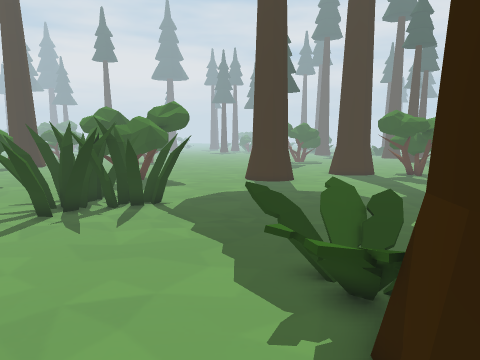
[1] (above)

17 first-person views from a walk through a Unity game level. The camera is 1.5 m above the floor, tilts 10° down and sees 70° across. The floor is counted in squares, 0.5 m on a side. Each view is taken from the middle of a square. On the plan, view 1 faces up. The plan holds only what a view shows up to about 20 squares ahead; the rest is blank. The place goes on beyond the plan. The player character is not drawn. Some animated figures are left out.

[2]
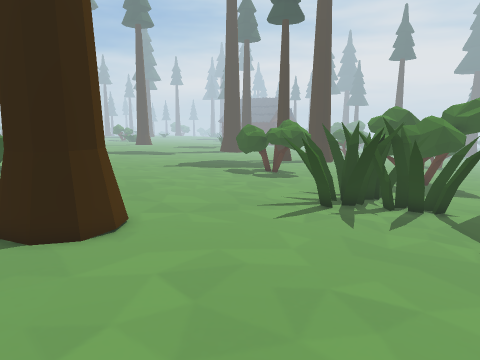

[3]
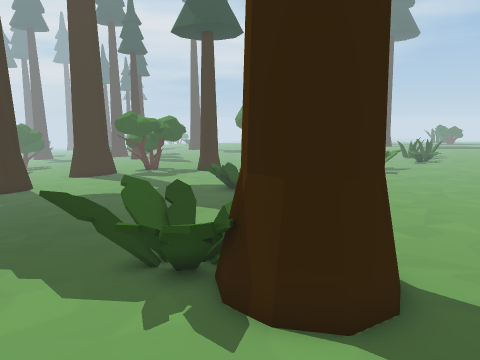

[4]
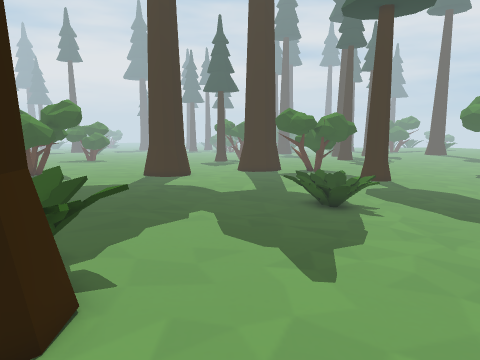

[5]
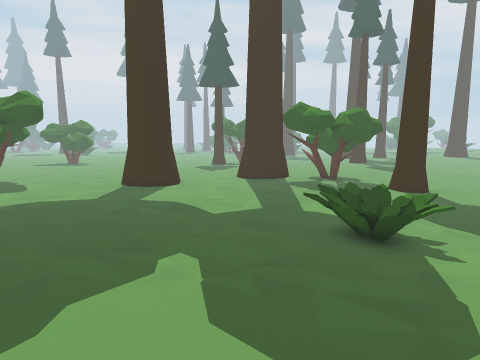

[6]
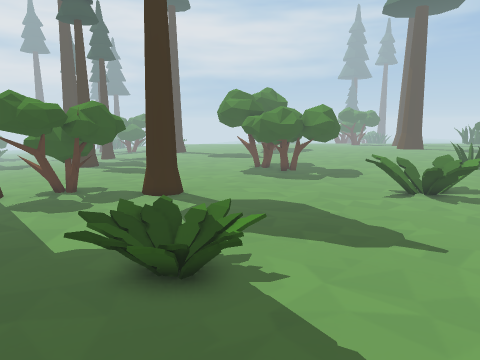

[7]
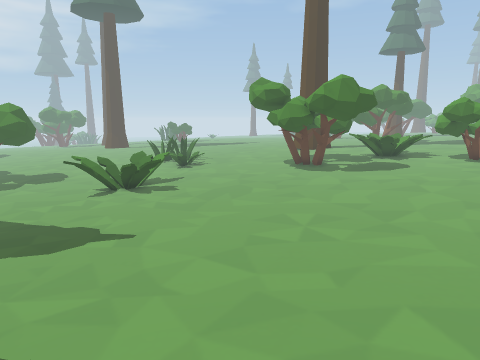

[8]
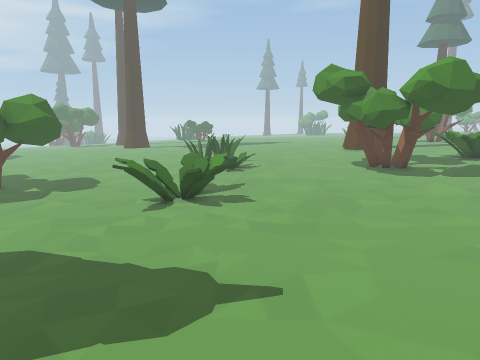

[9]
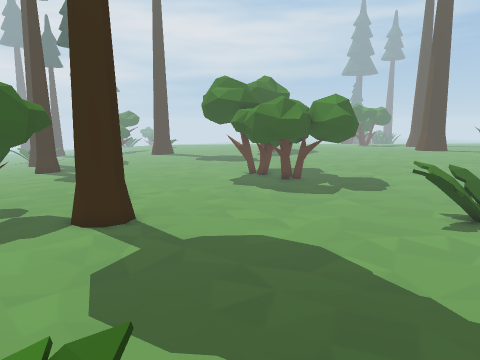

[10]
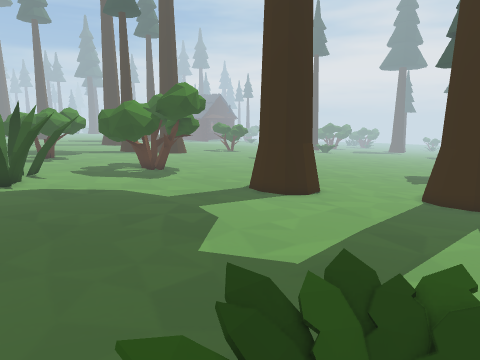

[11]
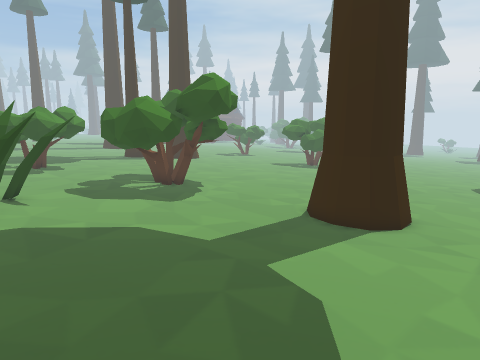

[12]
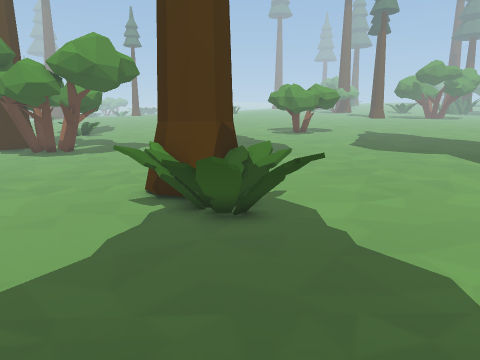

[13]
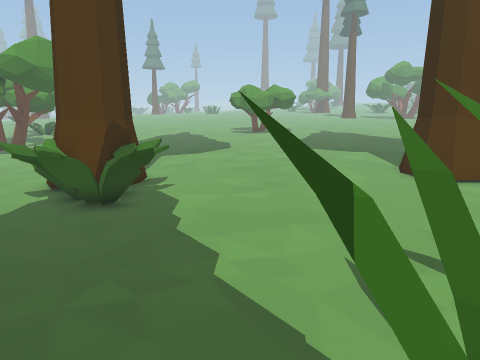

[14]
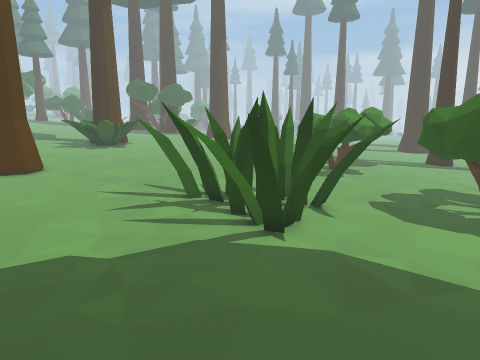

[15]
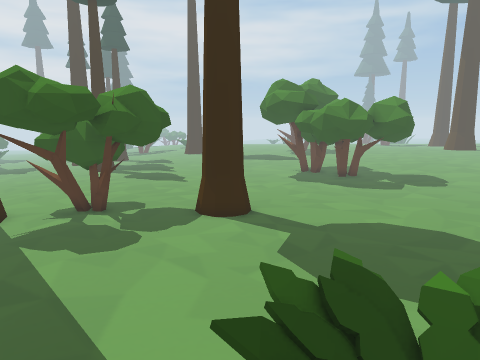

[16]
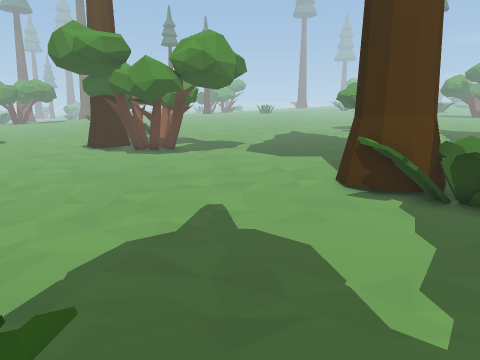

[17]
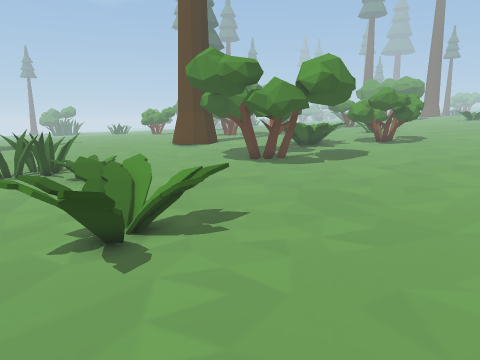

### Floor plan
Key: @ floor where view 1 was taken; # wall or solid block; x gap in a wall; . main floor; : floor 0.25 m higher than the main floor; - floor 0.25 m lower than the main floor; + floor 0.5 m higher than the main floor; _ floor 0.5 m lower than the main floor; * floor 0.75 m higher than the main floor; = window, fence, low wall or low ledge; ^ raised ledge; T thing the floor can be seen under or through.
Columns run from 15 left of view 1 to 34 right of it. Each row starts with its distance up from view 1.
 26  ---  ####------####-------######  ----___ #
 25  ---  ####------####--------#####  -----___##  #
 24  .... #### ------==-------------## ------__#####
 23 #.... #####..----------....-----###------___  ##
 22 # ...######.................--------------____##
 21  #.... ####..................--------------_____
 20 ^#...........................--------------____--
 19 ^.............................--------------_-----
 18 ^......#.#.....................-------------------
 17    ....#=#.................=...------------=-----
 16    :::#=#####.............^^^...--------=^x^=-----
 15   ::::=####=#::::........=^^^^...--------^^^^-----
 14  :::::T=##^=#:::::::......^^^^....--------===^=---
 13 :::::: ==#^::::::::::....#.^^=......-----^^=^^-  -
 12 ::::::TT=T:#:::::::::::....=.........----^^^^^=  =
 11 ::::::  T:::::::::::::::..............---==-----
 10 :::::::::::::::::::::::::...............-------..
  9 ::::::::::::::::::=::::::::.......................
  8 +++::::::::::::=^^==::::::::.................... .
  7 +++++++++:::::::^^^^=::::::::................... .
  6 ++++++++++++++::^^=^^=:::::::::................. .
  5 ++++==+++++++++=^^##=:::::::::::............. ##..
  4 +++ ###+++++++++^####::::::::::::........... ####
  3 ++  ###++++++++++####::::::::::::::.........#####
  2     ###+++++++++++##++:::::::::::::::::::::..###
  1       +++++++++++++++++::::::::::::::::::::: =##
  0      ++++++++++@++ ++++++:::::::::::::::::::   #
 -1      +++++++++++++ +++++++:::::::::::::::::::::#
 -2     ***++++++++++++++++++++::::::::::::::::: :::
 -3     *****+++++++++ ++++++++++:::::::::::::::
 -4     ********+++    +++++++++++#+::::::::::::

Where each view was taken, in squares from view 1:
view 1: 0 up, 0 right, facing up
view 2: 0 up, 0 right, facing up-left
view 3: 0 up, 2 left, facing up-right
view 4: 1 down, 8 right, facing up
view 5: 4 up, 8 right, facing up
view 6: 8 up, 8 right, facing up-right
view 7: 7 up, 8 right, facing right
view 8: 11 up, 12 right, facing right
view 9: 12 up, 13 right, facing up-right
view 10: 12 up, 13 right, facing up-left
view 11: 14 up, 8 right, facing up-left
view 12: 16 up, 2 right, facing down
view 13: 17 up, 2 left, facing down
view 14: 14 up, 5 right, facing left
view 15: 14 up, 9 right, facing up-right
view 16: 16 up, 9 right, facing down
view 17: 18 up, 19 right, facing down-right
